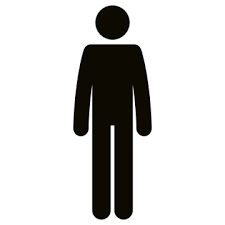
#> input picture DRONE/chap-8/human.png, 225 x 225 px, given in place of human.jpg, which was not available
$ python human.py
#> lines starting #> are read from the running program, lines starting #| are printed output that depends on the picture; after the words box and inside, x2 and y2 are one past the last pixel; in counts of white or black regions, pixels touching at a corner belong together; pictures that were not available may be replaced by others from this repository, and a replacement may not be noted
import cv2
import numpy as np

# 이미지 읽어서 그레이스케일 변환, 바이너리 스케일 변환
img = cv2.imread("./img/human.jpg")
#> img is the input picture: shape (225, 225, 3); mean B, G, R 204.5, 206, 206.5
origin = img.copy()

imgray = cv2.cvtColor(img, cv2.COLOR_BGR2GRAY)
ret, th = cv2.threshold(imgray, 127,255,cv2.THRESH_BINARY_INV)
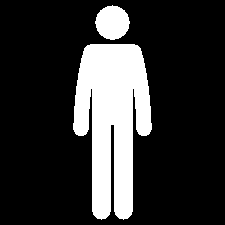
#> th: shape (225, 225); 20.1% white; 2 white regions

# 컨튜어 찾기
contours, hr = cv2.findContours(th, cv2.RETR_EXTERNAL, \
                                        cv2.CHAIN_APPROX_SIMPLE)[-2:]
#> contours = 2 contours; box (x1, y1, x2, y2) and area: (73, 44, 152, 220) 8866, (95, 5, 130, 40) 865; hr = [[1, -1, -1, -1], [-1, 0, -1, -1]]
contr = contours[0]
#> contr = contour of 124 points, box (x1, y1, x2, y2) (73, 44, 152, 220), area 8866

# 감싸는 사각형 표시(검정색)
x,y,w,h = cv2.boundingRect(contr)
#> x = 73; y = 44; w = 79; h = 176
cv2.rectangle(img, (x,y), (x+w, y+h), (0,0,0), 3)

# 최소한의 사각형 표시(초록색)
rect = cv2.minAreaRect(contr)
#> rect = ((112, 131.5), (175, 78), -90)
box = cv2.boxPoints(rect)   # 중심점과 각도를 4개의 꼭지점 좌표로 변환
#> box = [[151, 219], [73, 219], [73, 44], [151, 44]]
box = np.int0(box)          # 정수로 변환
cv2.drawContours(img, [box], -1, (0,255,0), 3)

# 최소한의 원 표시(파랑색)
(x,y), radius = cv2.minEnclosingCircle(contr)
#> x = 112; y = 130.5; radius = 89.22
cv2.circle(img, (int(x), int(y)), int(radius), (255,0,0), 2)

# 최소한의 삼각형 표시(분홍색)
ret, tri = cv2.minEnclosingTriangle(contr)
#> ret = 14868.4; tri = [[170.7, 44], [53.3, 44], [112, 297.3]]
cv2.polylines(img, [np.int32(tri)], True, (255,0,255), 2)

# 최소한의 타원 표시(노랑색)
ellipse = cv2.fitEllipse(contr)
#> ellipse = ((112, 116.1), (70.08, 211.6), 0)
cv2.ellipse(img, ellipse, (0,255,255), 3)
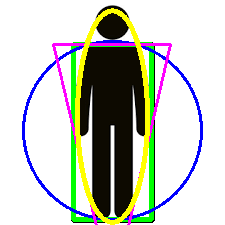
#> img: shape (225, 225, 3); mean B, G, R 190.2, 199.9, 196.3

# 중심점 통과하는 직선 표시(빨강색)
[vx,vy,x,y] = cv2.fitLine(contr, cv2.DIST_L2,0,0.01,0.01)
#> vx = [-4.37e-08]; vy = [1]; x = [112]; y = [117.6]
cols,rows = img.shape[:2]
#> cols = 225; rows = 225
#> (the run stopped early here; a loop or call above may not have finished)

$ run again, with DRONE/chap-8/apple.jpg saved as DRONE/chap-8/human.png
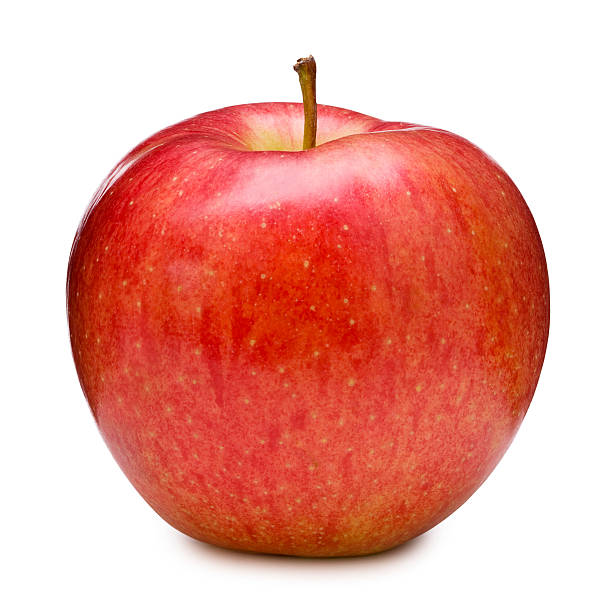
#> input picture DRONE/chap-8/apple.jpg, 612 x 612 px, given in place of human.jpg, which was not available
#> img is the input picture: shape (612, 612, 3); mean B, G, R 157.2, 167.1, 234.1
#> `imgray = cv2.cvtColor(img, cv2.COLOR_BGR2GRAY)`:
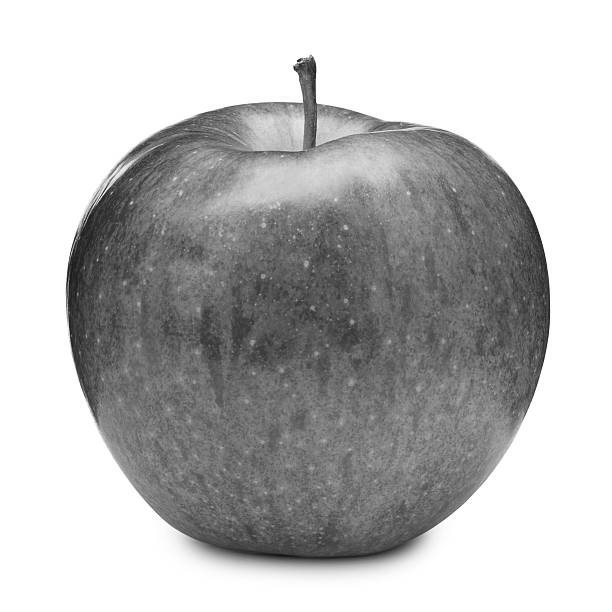
#> imgray: shape (612, 612); min 13, max 255, mean 186
#> `ret, th = cv2.threshold(imgray, 127,255,cv2.THRESH_BINARY_INV)`:
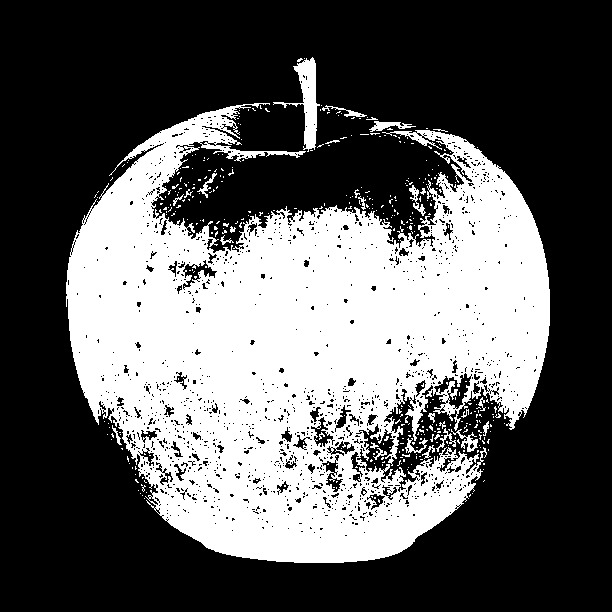
#> th: shape (612, 612); 36.4% white; 390 white regions (363 under 20 px)
#> contours = 358 contours, 343 with area under 20; largest, box (x1, y1, x2, y2) and area: (66, 103, 550, 563) 138545, (273, 57, 320, 152) 1173, (369, 121, 416, 132) 168, (451, 429, 478, 452) 142, (409, 185, 426, 216) 112; hr = 358 rows, first 6: [1, -1, -1, -1], [2, 0, -1, -1], [3, 1, -1, -1], [4, 2, -1, -1], [5, 3, -1, -1], [6, 4, -1, -1]
#> contr = [[144, 498]]
#> x = 144; y = 498; w = 1
#> rect = ((144, 498), (0, 0), -90)
#> box = [[144, 498], [144, 498], [144, 498], [144, 498]]
#> radius = 0.0001
#> ret = 0; tri = [[144, 498], [144, 498], [144, 498]]
